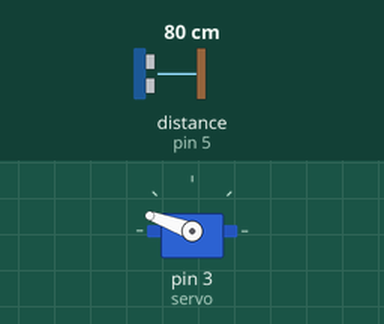
Simulated run of this program. Board: Arduino Uno, built with avr-gcc and run on an emulated ATmega328P. On the bench: servo. Wiring (inferred from the names in the program): ultrasonic range finder: trigger pin 6; echo pin 5. The inputs (shaded band) are chosen by the test bench; at power-on: distance to the obstacle (sensor on pin 5) 80 cm. The echo pulse lasts 58.3 µs per cm.

Above: at 1.2 s.
1.3 s: distance to the obstacle (sensor on pin 5) set to 54 cm
2.8 s: distance to the obstacle (sensor on pin 5) set to 46 cm
At 4.0 s:
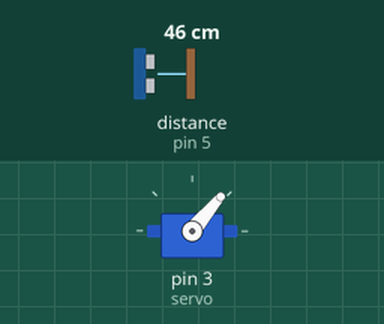
4.3 s: distance to the obstacle (sensor on pin 5) set to 60 cm
At 6.5 s:
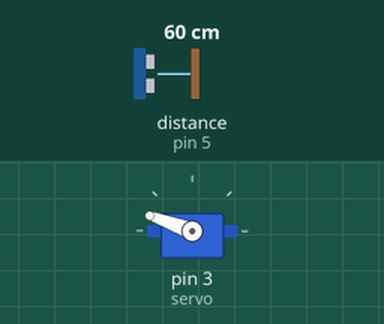
7.3 s: distance to the obstacle (sensor on pin 5) set to 2 cm
At 8.6 s:
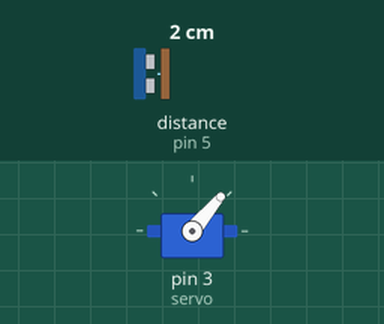
Timing chart, 0 to 9.8 s (numbered marks = the images above; inputs shaded):
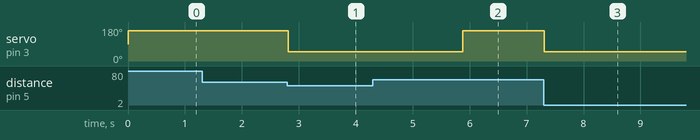

The program:

main.cpp
```cpp
#include <Arduino.h>
// DONANIM PLUS ELEKTRONİK
// İNSTAGRAM tolgasytp
// TWİTTER TSytpp
// AKILLI ÇÖP KUTUSU
#include<Servo.h>
Servo servo;
int const trigPin = 6;
int const echoPin = 5;
void setup()
{
pinMode(trigPin, OUTPUT);
pinMode(echoPin, INPUT);
servo.attach(3);
}
void loop()
{
int sure, mesafe;
digitalWrite(trigPin, HIGH);
delay(1);
digitalWrite(trigPin, LOW);

sure = pulseIn(echoPin, HIGH);

mesafe = (sure/2) / 29.1;

if (mesafe <= 50 && mesafe >= 0) { // 50 cm den yakınsa eliniz kapağı açacak değilse zaten kapalı :) Geri kalan herşeyi daha önce anlatmıştım onun için anlatmıyorum eski yazılarımdan giderebilirsiniz eksiğinizi.. :)
  servo.write(50);
    delay(3000);
} else {
  servo.write(160);
}
delay(60);
}
```

Measured:
- the behaviour switches between 52 and 51 cm on distance to the obstacle (sensor on pin 5) (found by bisection; images 0 and 1)
- after the input at 1.3 s, every drawn part: stays the same
- after the input at 2.8 s, servo on pin 3 (servo): 160° → 50° at once
- after the input at 4.3 s, servo on pin 3 (servo): 50° → 160° after 1.6 s
- after the input at 7.3 s, servo on pin 3 (servo): 160° → 50° at once
